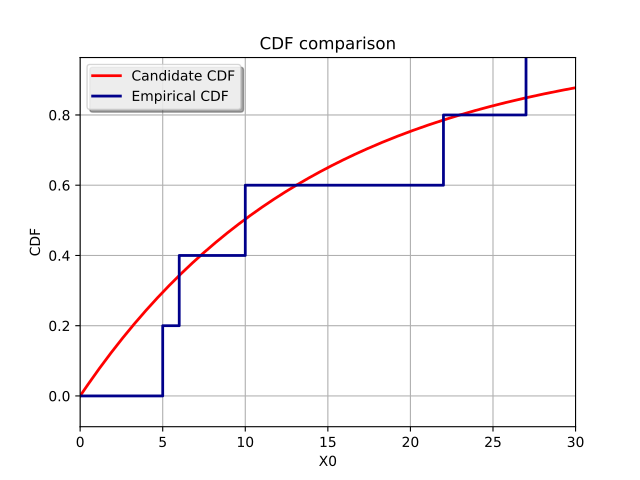

This figure's Python source:
import openturns as ot
from matplotlib import pyplot as plt
from openturns.viewer import View

candidate = ot.Exponential(0.07, 0.0)
graph = candidate.drawCDF(0.0, 30.0)

sample = ot.Sample([[5.0], [6.0], [10.0], [22.0], [27.0]])
empiricalDrawable = ot.VisualTest.DrawEmpiricalCDF(sample, 0.0, 30.0).getDrawable(0)
empiricalDrawable.setColor('darkblue')
graph.add(empiricalDrawable)

graph.setTitle('CDF comparison')
graph.setLegends(['Candidate CDF', 'Empirical CDF'])
View(graph)
